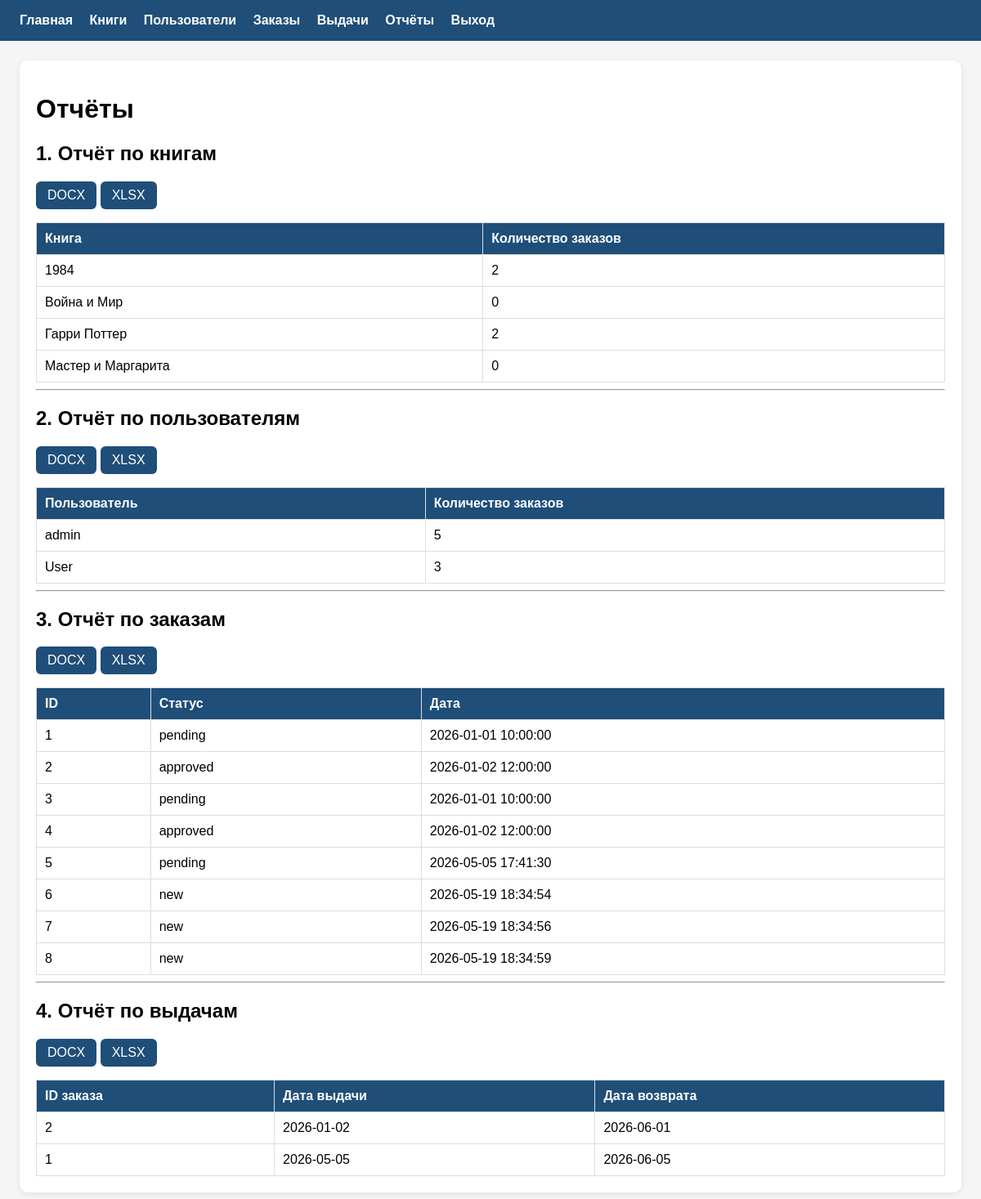
/public/reports (signed in), run on the app's committed database.
### tables this page shows
CREATE TABLE `orders` (
  `id` int(11) NOT NULL,
  `user_id` int(11) DEFAULT NULL,
  `status` varchar(50) DEFAULT NULL,
  `created_at` datetime DEFAULT NULL,
  `book_id` int(11) DEFAULT NULL
);

CREATE TABLE `issues` (
  `id` int(11) NOT NULL,
  `order_id` int(11) DEFAULT NULL,
  `book_item_id` int(11) DEFAULT NULL,
  `issue_date` date DEFAULT NULL,
  `return_date` date DEFAULT NULL
);

### src/controllers/ReportController.php (called while the page is built, shortened)
<?php
class ReportController {
    private $db;
    public function __construct($db) {
        $this->db = $db;
    }
    public function index() {
        $reportModel = new Report($this->db);
        $books = $reportModel->booksReport();
        $users = $reportModel->usersReport();
        $orders = $reportModel->ordersReport();
        $issues = $reportModel->issuesReport();
        include SRC_PATH . 'views/reports.php';
        include SRC_PATH . 'views/layout.php';
    }
}

### src/models/Report.php (called while the page is built, shortened)
<?php
class Report {
    private $db;
    public function __construct(PDO $db) {
        $this->db = $db;
    }
    public function booksReport() {
        $stmt = $this->db->query("
            SELECT
                books.title,
                COUNT(orders.id) AS orders_count
            FROM books
            LEFT JOIN orders
                ON books.id = orders.book_id
            GROUP BY books.title
        ");
        return $stmt->fetchAll(PDO::FETCH_ASSOC);
    }
    public function usersReport() {
        $stmt = $this->db->query("
            SELECT
                users.name,
                COUNT(orders.id) AS orders_count
            FROM users
            LEFT JOIN orders
                ON users.id = orders.user_id
            GROUP BY users.name
        ");
        return $stmt->fetchAll(PDO::FETCH_ASSOC);
    }
    public function ordersReport() {
        $stmt = $this->db->query("
            SELECT
                id,
                status,
                created_at
            FROM orders
        ");
        return $stmt->fetchAll(PDO::FETCH_ASSOC);
    }
    public function issuesReport() {
        $stmt = $this->db->query("
            SELECT
                order_id,
                issue_date,
                return_date
            FROM issues
        ");
        return $stmt->fetchAll(PDO::FETCH_ASSOC);
    }
}

### src/settings/routes.php (called while the page is built)
<?php
return [
    'GET' => [
        '/users' => ['controller' => 'Controllers\UserController', 'action' => 'users'],
        '/login' => ['controller' => 'Controllers\UserController', 'action' => 'loginForm'],
        '/' => ['controller' => 'Controllers\UserController', 'action' => 'index'],
        '/orders' => ['controller' => 'Controllers\OrderController', 'action' => 'index'],
'/issues' => ['controller' => 'Controllers\IssueController', 'action' => 'index'],
'/reports' => [
    'controller' => 'Controllers\\ReportController',
    'action' => 'index'
],
'/logout' => [
    'controller' => 'Controllers\UserController',
    'action' => 'logout'
],
'/books/order' => [
    'controller' => 'Controllers\\BookController',
    'action' => 'order'
],
'/reports/docx' => [
    'controller' => 'Controllers\\ReportController',
    'action' => 'exportDOCX'
],
'/reports/xlsx' => [
    'controller' => 'Controllers\\ReportController',
    'action' => 'exportXLSX'
],
'/reports/books/docx' => [
    'controller' => 'Controllers\\ReportController',
    'action' => 'booksDOCX'
],
'/reports/books/xlsx' => [
    'controller' => 'Controllers\\ReportController',
    'action' => 'booksXLSX'
],
'/reports/users/docx' => [
    'controller' => 'Controllers\\ReportController',
    'action' => 'usersDOCX'
],
'/reports/users/xlsx' => [
    'controller' => 'Controllers\\ReportController',
    'action' => 'usersXLSX'
],
'/reports/orders/docx' => [
    'controller' => 'Controllers\\ReportController',
    'action' => 'ordersDOCX'
],
'/reports/orders/xlsx' => [
    'controller' => 'Controllers\\ReportController',
    'action' => 'ordersXLSX'
],
'/reports/issues/docx' => [
    'controller' => 'Controllers\\ReportController',
    'action' => 'issuesDOCX'
],
'/reports/issues/xlsx' => [
    'controller' => 'Controllers\\ReportController',
    'action' => 'issuesXLSX'
],
        '/books' => ['controller' => 'Controllers\BookController', 'action' => 'index'],
        '/books/delete' => ['controller' => 'Controllers\BookController', 'action' => 'delete'],
    ],
    'POST' => [
        '/login' => ['controller' => 'Controllers\UserController', 'action' => 'authenticate'],
        '/books' => ['controller' => 'Controllers\BookController', 'action' => 'store'],
    ],
];

### src/views/reports.php (the view)
<h1>Отчёты</h1>
<h2>1. Отчёт по книгам</h2>
<a class="btn" href="/bookflow/public/reports/books/docx">
    DOCX
</a>
<a class="btn" href="/bookflow/public/reports/books/xlsx">
    XLSX
</a>
<table>
    <tr>
        <th>Книга</th>
        <th>Количество заказов</th>
    </tr>
    <?php foreach ($books as $book): ?>
        <tr>
            <td><?= htmlspecialchars($book['title']) ?></td>
            <td><?= htmlspecialchars($book['orders_count']) ?></td>
        </tr>
    <?php endforeach; ?>
</table>
<hr>
<h2>2. Отчёт по пользователям</h2>
<a class="btn" href="/bookflow/public/reports/users/docx">
    DOCX
</a>
<a class="btn" href="/bookflow/public/reports/users/xlsx">
    XLSX
</a>
<table>
    <tr>
        <th>Пользователь</th>
        <th>Количество заказов</th>
    </tr>
    <?php foreach ($users as $user): ?>
        <tr>
            <td><?= htmlspecialchars($user['name']) ?></td>
            <td><?= htmlspecialchars($user['orders_count']) ?></td>
        </tr>
    <?php endforeach; ?>
</table>
<hr>
<h2>3. Отчёт по заказам</h2>
<a class="btn" href="/bookflow/public/reports/orders/docx">
    DOCX
</a>
<a class="btn" href="/bookflow/public/reports/orders/xlsx">
    XLSX
</a>
<table>
    <tr>
        <th>ID</th>
        <th>Статус</th>
        <th>Дата</th>
    </tr>
    <?php foreach ($orders as $order): ?>
        <tr>
            <td><?= htmlspecialchars($order['id']) ?></td>
            <td><?= htmlspecialchars($order['status']) ?></td>
            <td><?= htmlspecialchars($order['created_at']) ?></td>
        </tr>
    <?php endforeach; ?>
</table>
<hr>
<h2>4. Отчёт по выдачам</h2>
<a class="btn" href="/bookflow/public/reports/issues/docx">
    DOCX
</a>
<a class="btn" href="/bookflow/public/reports/issues/xlsx">
    XLSX
</a>
<table>
    <tr>
        <th>ID заказа</th>
        <th>Дата выдачи</th>
        <th>Дата возврата</th>
    </tr>
    <?php foreach ($issues as $issue): ?>
        <tr>
            <td><?= htmlspecialchars($issue['order_id']) ?></td>
            <td><?= htmlspecialchars($issue['issue_date']) ?></td>
            <td><?= htmlspecialchars($issue['return_date']) ?></td>
        </tr>
    <?php endforeach; ?>
</table>

### public/index.php (shortened to what this page needs)
<?php
$conn = getConnection();
$pdo = $conn[1];
$routes = require SRC_PATH . 'settings/routes.php';
$requestUri = $_SERVER['REQUEST_URI'];
$requestUri = parse_url($requestUri, PHP_URL_PATH);
$requestMethod = $_SERVER['REQUEST_METHOD'];
$requestUri = str_replace('/bookflow/public', '', $requestUri);
$requestUri = rtrim($requestUri, '/');
foreach ($routes[$requestMethod] as $path => $route) {
    if ($path === $requestUri) {
        $action = $route['action'];
require_once SRC_PATH . 'controllers/ReportController.php';
require_once SRC_PATH . 'models/Report.php';
        $controller = new $controllerName($pdo);
        $controller->$action();
        exit;
    }
}

### src/views/layout.php (style rules this page uses)
body { font-family: Arial, sans-serif; margin: 0; background: #f5f5f5; }
table { border-collapse: collapse; width: 100%; margin-top: 16px; background: white; }
th, td { border: 1px solid #ddd; padding: 10px; text-align: left; }
th { background: #1f4e79; color: white; }
.btn { display: inline-block; padding: 8px 14px; background: #1f4e79; color: white; text-decoration: none; border: none; border-radius: 6px; cursor: pointer; }

### data on the page
orders: id "1", status "pending", created_at "2026-01-01 10:00:00"
orders: id "2", status "approved", created_at "2026-01-02 12:00:00"
orders: id "3", status "pending", created_at "2026-01-01 10:00:00"
orders: id "4", status "approved", created_at "2026-01-02 12:00:00"
orders: id "5", status "pending", created_at "2026-05-05 17:41:30"
orders: id "6", status "new", created_at "2026-05-19 18:34:54"
orders: id "7", status "new", created_at "2026-05-19 18:34:56"
orders: id "8", status "new", created_at "2026-05-19 18:34:59"
issues: order "2", issue_date "2026-01-02", return_date "2026-06-01"
issues: order "1", issue_date "2026-05-05", return_date "2026-06-05"

### other printed values
$book['title'] "1984"
$book['orders_count'] "2"
$book['title'] "Война и Мир"
$book['orders_count'] "0"
$book['title'] "Гарри Поттер"
$book['title'] "Мастер и Маргарита"
$user['name'] "admin"
$user['orders_count'] "5"
$user['name'] "User"
$user['orders_count'] "3"
